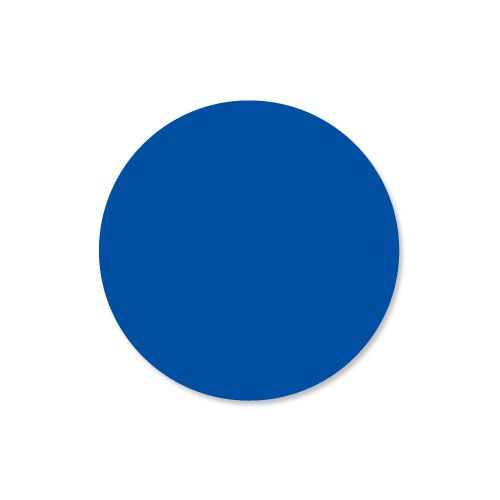
#> input picture circle.jpg, 500 x 500 px
$ jupyter execute --allow-errors 'lab 6.ipynb'
#> lines starting #> are read from the running program, lines starting #| are printed output that depends on the picture
# Temporal Processing

[cell 1]
import cv2
import numpy as np
from matplotlib import pyplot as plt

[cell 2]
img = cv2.imread('circle.jpg',0)
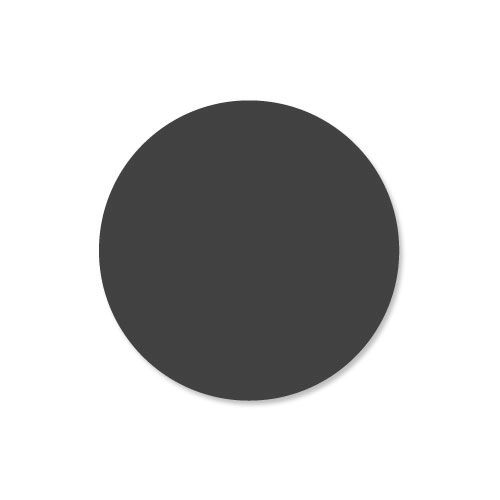
#> img: shape (500, 500); min 42, max 255, mean 200.7
plt.imshow(img)

[cell 3]
img1 = cv2.imread('sqr.jpg',0)
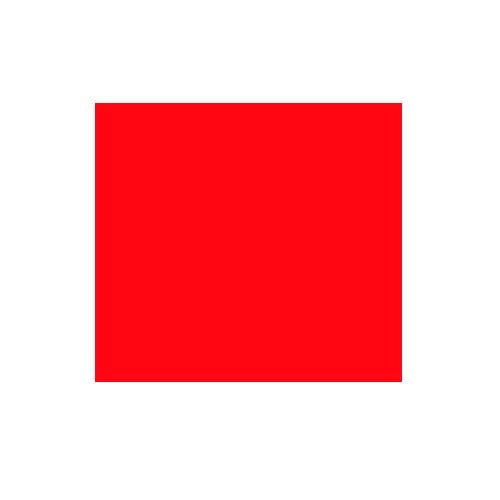
#> input picture sqr.jpg, 500 x 500 px
#> img1: shape (500, 500); min 69, max 255, mean 195.7
plt.imshow(img1)

## Adding

[cell 4]
add_img=img+img1
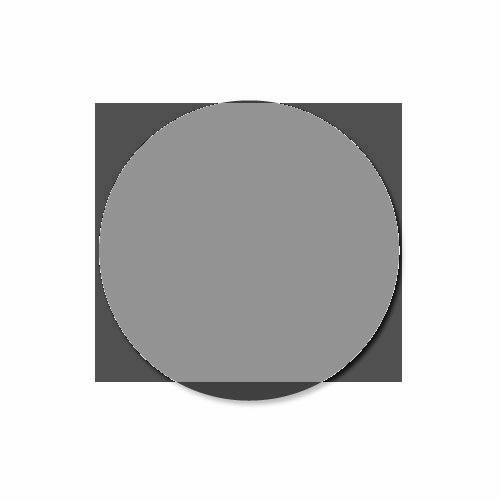
#> add_img: shape (500, 500); min 0, max 255, mean 211.1
plt.imshow(add_img)

## Subtracting

[cell 5]
sub_img = img-img1
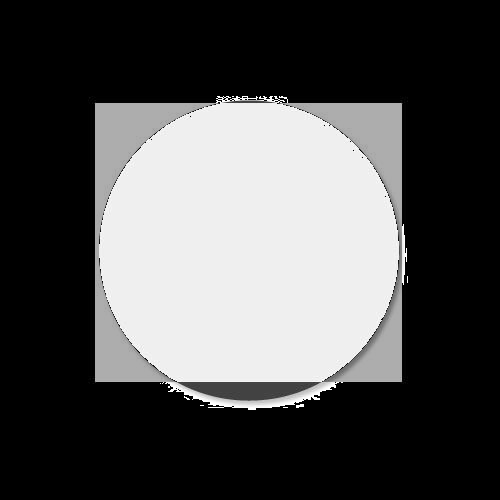
#> sub_img: shape (500, 500); min 0, max 255, mean 79.2
plt.imshow(sub_img)
plt.title('Subtracting')

## Multiplying

[cell 6]
mul_img=img*img1
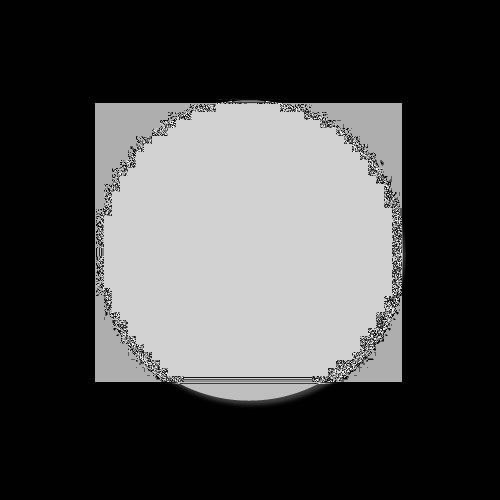
#> mul_img: shape (500, 500); min 0, max 254, mean 69.4
plt.imshow((mul_img).astype(np.uint8))
plt.title('Multiplying')

## Signal Averaging

[cell 7]
avg_img=(img+img1)/2
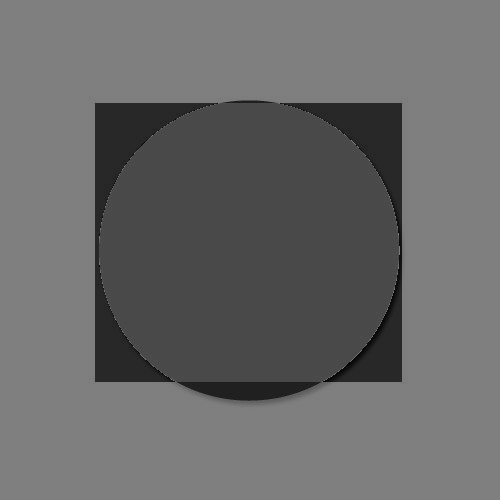
#> avg_img: shape (500, 500) float64; min 0, max 127.5, mean 105.6
plt.imshow((avg_img).astype(np.uint8))
plt.title('Signal Averaging')
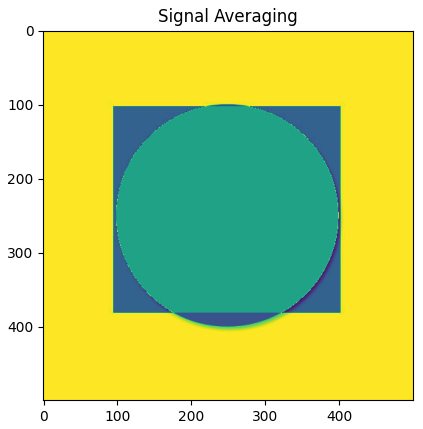
#> figure drawn by matplotlib, 1 panel

## AND

[cell 8]
and_img = cv2.bitwise_and(img,img1)
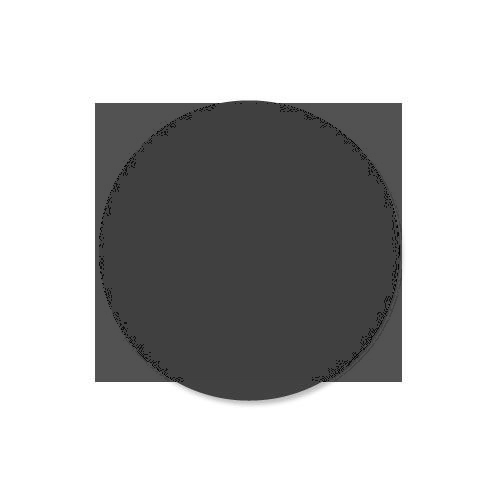
#> and_img: shape (500, 500); min 0, max 255, mean 188.8
plt.imshow((and_img).astype(np.uint8))
plt.title('AND')

## OR

[cell 9]
or_img = cv2.bitwise_or(img,img1)
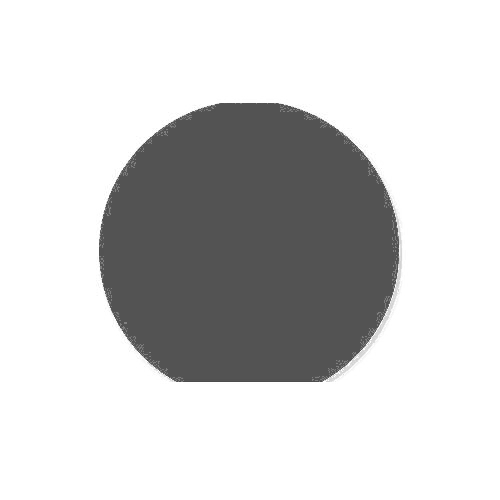
#> or_img: shape (500, 500); min 77, max 255, mean 207.6
plt.imshow((or_img).astype(np.uint8))
plt.title('OR')

## XOR

[cell 10]
xor_img = cv2.bitwise_xor(img,img1)
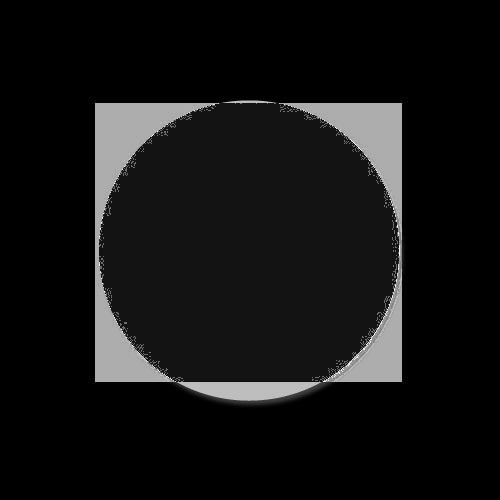
#> xor_img: shape (500, 500); min 0, max 255, mean 18.9
plt.imshow((xor_img).astype(np.uint8))
plt.title('XOR')
